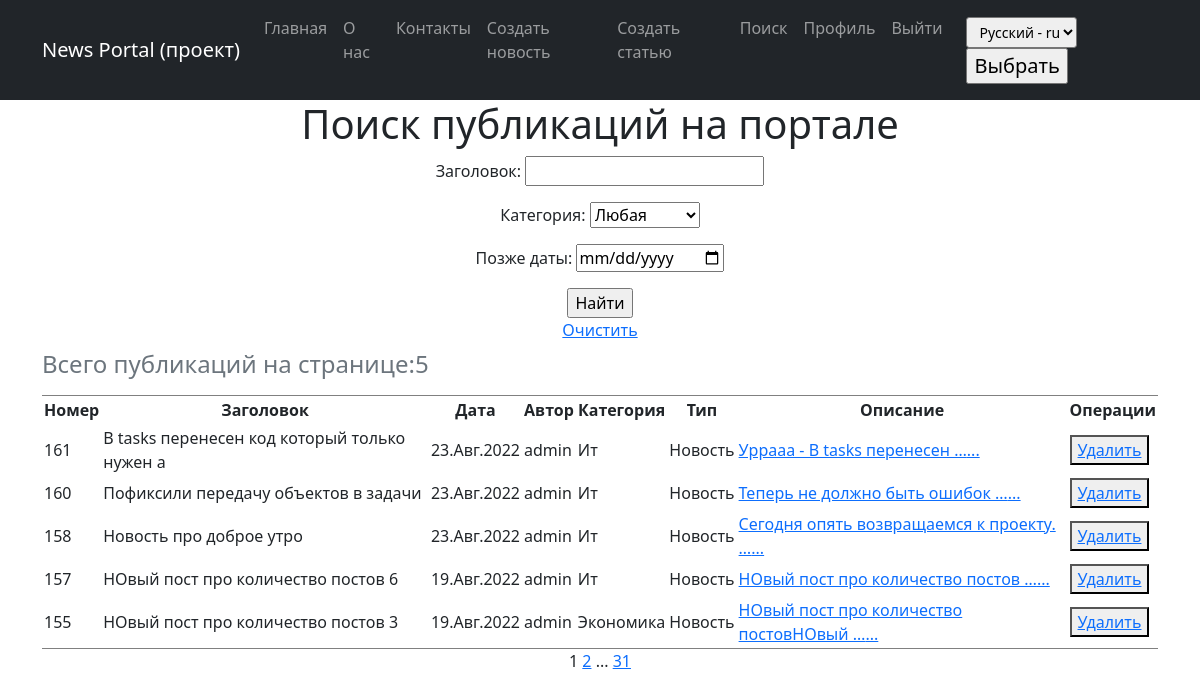
The page /posts/news/search/ (signed in) on the database its author committed.
### news/models.py (models this page shows, shortened)
class Post(models.Model):
    news = 'NW'
    article = 'AR'
    POST_TYPES =[
        (news, 'Новость'),
        (article, 'Статья'),
    ]
    author_user = models.ForeignKey('Author', on_delete=models.CASCADE, verbose_name=_("Author"))
    post_type = models.CharField(max_length=2,
                                  choices=POST_TYPES,
                                  default=article,
                                  verbose_name=_('Type of post'),
                                 )
    create_date = models.DateTimeField(auto_now_add=True, verbose_name=_('Create date'),)
    category = models.ManyToManyField('Category', through='PostCategory', verbose_name=_('Category'))
    header_post = models.CharField(max_length=128, verbose_name=_('Title'))
    text_post = models.TextField(verbose_name=_('Text'))
    rating_post = models.SmallIntegerField(default=0, verbose_name=_('Rating'))
    is_created = models.BooleanField(default=True, verbose_name=_('Created')) # Редакция для обработки в signals.py - только создали или модифицируем
    def get_cat(self):
        """метод возвращает список категорий, добавлен для отображения категорий в админке"""
        return "\n".join([c.name_category for c in self.category.all()])
    get_cat.short_description = _('Categories')
    class Meta:
        verbose_name = _('Publication')
        verbose_name_plural = _('Publications')

class Author(models.Model):
    author_user = models.OneToOneField(
        User,
        on_delete=models.CASCADE,
        verbose_name="Автор",
    ) #параметр on_delete м.б. SET_NULL
    rating_author = models.SmallIntegerField(default=0, verbose_name="Рэйтинг")
    def __str__(self):
        return f'{self.author_user.username}'
    class Meta:
        verbose_name = 'Автор'
        verbose_name_plural = 'Авторы'

class Category(models.Model):
    name_category = models.CharField(
        max_length=64,
        unique=True,
        verbose_name=_('Category'),
        help_text=_('Name of category - 64 characters'),
    )
    subscribers = models.ManyToManyField(
        User,
        through='CategorySubscriber',
        blank=True,
        verbose_name=_("Subscribers"),
    )
    def get_subscribers(self):
        """метод возвращает список подписчиков, добавлен для отображения категорий в админке"""
        return " ".join([s.username for s in self.subscribers.all()])
    get_subscribers.short_description = _("Subscribers")
    def __str__(self):
        return f"{self.name_category.title()}"
    class Meta:
        verbose_name = _('Category')
        verbose_name_plural = _('Categories')

### news/views.py (the view)
# urls.py: path('news/search/', PostsListSearch.as_view(), name='posts_list_search'),
class PostsListSearch(LoginRequiredMixin, ListView):
    model = Post
    ordering = '-create_date'
    template_name = 'posts_search.html'
    context_object_name = 'finded_posts'
    paginate_by = 5
    def get_queryset(self):
        queryset = super().get_queryset()
        self.filterset = PostFilter(self.request.GET, queryset)
        return self.filterset.qs
    def get_context_data(self, **kwargs):
        context = super().get_context_data()
        context['filterset'] = self.filterset
        return context

### news/templatetags/custom_filters.py (called while the page is built)
@register.filter()
def censor(value):
    if not isinstance(value, str):
        raise TypeError(_("Censorship is carried out only for an object of type string (str)")) # Цензура осуществляется только для объекта типа строка (str)
    else:
        list_ = value.split(" ")
        for i in range(len(list_)):
            if list_[i].strip(string.punctuation).lower() in CENSOR_LIST:
                for j in range(1, len(list_[i])):
                    if list_[i][j] not in string.punctuation:
                        list_[i] = f"{list_[i][:j]}*{list_[i][j+1:]}"
        return f'{" ".join(list_)}'

@register.simple_tag(takes_context=True)
def url_replace(context, **kwargs):
    d = context['request'].GET.copy()
    for k, v in kwargs.items():
        d[k] = v
    return d.urlencode()

### news/templates/posts_search.html (shortened to what this page needs)
{% extends 'flatpages/default.html' %}
{% load i18n %}
{% load custom_filters %}
{% block content %}
<h1>{% trans "Search for publications on the portal" %}</h1>
<form action="" method="get">
    {{ filterset.form.as_p }}
    <input type="submit" value="Найти" />
</form>
<a href="?{% url 'posts_list_search' %}">{% trans "Clear" %}</a>
{% if finded_posts %}
    <table cellpadding="2" frame="hsides">
        <caption align="top"> <h4>{% trans "Publications on the page:" %}{{ finded_posts|length }}</h4></caption>
        <tr>
            <th>{% trans "Id" %}</th>
            <th>{% trans "Title" %}</th>
            <th>{% trans "Date" %}</th>
            <th>{% trans "Author" %}</th>
            <th>{% trans "Category" %}</th>
            <th>{% trans "Type" %}</th>
            <th>{% trans "Descriptions" %}</th>
            <th>{% trans "Operations" %}</th>
        </tr>
        {% for post in finded_posts %}
        <tr>
            <td align="left">{{ post.pk }}</td>
            <td align="left">{{ post.header_post|censor }}</td>
            <td>{{ post.create_date|date:'d.M.Y' }}</td>
            <td align="left">{{ post.author_user }}</td>
            <td align="left">
                {% for cat in post.category.all %}
                {{ cat }}
                {% endfor %}
            </td>
            <td>
                {% if post.post_type == 'AR' %}
                    {% trans "Article" %}
                {% else %}
                    {% trans "News" %}
                {% endif %}
            </td>
            <td align="left">
                {% if post.post_type == 'AR' %}
                     <a href="{% url 'post_update_article' post.pk %}">{{ post.text_post|truncatewords:5|censor }}...</a>
                {% else %}
                     <a href="{% url 'post_update_new' post.pk %}">{{ post.text_post|truncatewords:5|censor }}...</a>
                {% endif %}
            </td>
            <td align="left">
                 {% if post.post_type == 'AR' %}
                     <button><a href="{% url 'post_delete_article' post.pk %}"> {% trans "Delete" %} </a></button>
                {% else %}
                     <button><a href="{% url 'post_delete_new' post.pk %}"> {% trans "Delete" %} </a></button>
                {% endif %}
            </td>
        </tr>
        {% endfor %}
    </table>
{% else %}
    <h3>{% trans "Such news is not found!" %}</h3>
{% endif %}
    {{ page_obj.number }}
    {% if  page_obj.has_next %}
        <a href="?{% url_replace page=page_obj.next_page_number %}">{{ page_obj.next_page_number }}</a>
        {% if paginator.num_pages != page_obj.next_page_number %}
            ...
            <a href="?{% url_replace page=page_obj.paginator.num_pages %}">{{ page_obj.paginator.num_pages }}</a>
        {% endif %}
    {% endif%}
{% endblock content %}

### rows shown on the page
Post: pk "161", header_post|censor "В tasks перенесен код который только нужен а", create_date "23.Авг.2022", author_user "admin", text_post|censor "Уррааа - В tasks перенесен …"
Category: name_category "Ит"
Post: pk "160", header_post|censor "Пофиксили передачу объектов в задачи", create_date "23.Авг.2022", author_user "admin", text_post|censor "Теперь не должно быть ошибок …"
Post: pk "158", header_post|censor "Новость про доброе утро", create_date "23.Авг.2022", author_user "admin", text_post|censor "Сегодня опять возвращаемся к проекту. …"
Post: pk "157", header_post|censor "НОвый пост про количество постов 6", create_date "19.Авг.2022", author_user "admin", text_post|censor "НОвый пост про количество постов …"
Post: pk "155", header_post|censor "НОвый пост про количество постов 3", create_date "19.Авг.2022", author_user "admin", text_post|censor "НОвый пост про количество постовНОвый …"
Category: name_category "Экономика"

### other values the page prints
{{ finded_posts|length }} "5"
{{ page_obj.number }} "1"
{{ page_obj.next_page_number }} "2"
{{ page_obj.paginator.num_pages }} "31"
form field language "Русский - ru"
